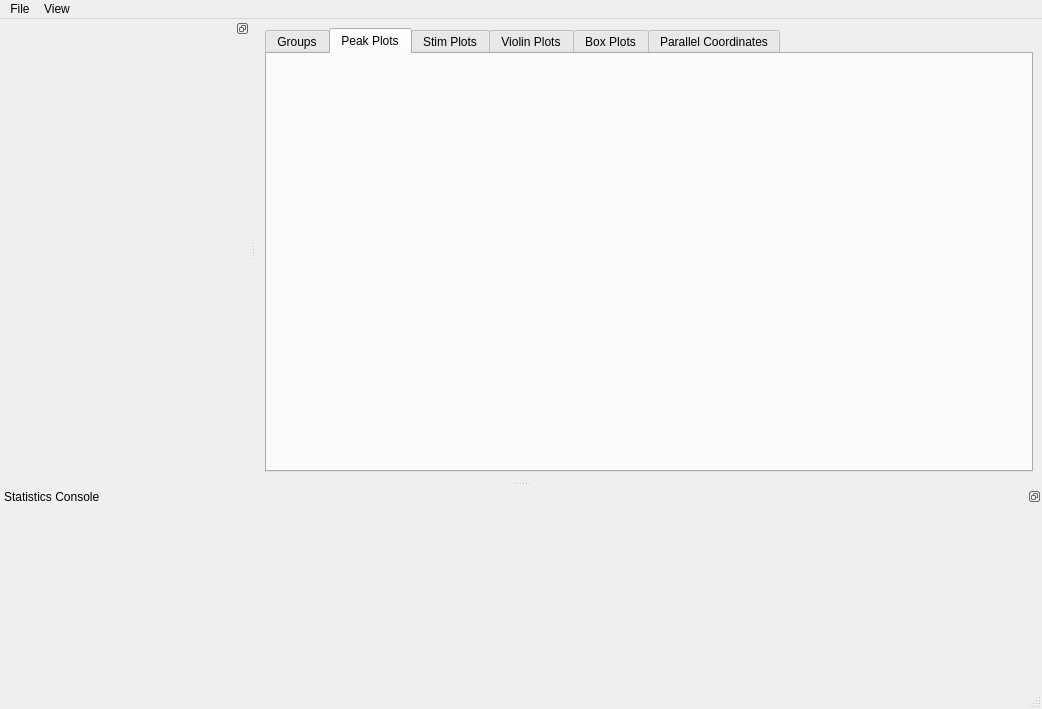
<?xml version="1.0" encoding="UTF-8"?>
<ui version="4.0">
 <class>MainWindow</class>
 <widget class="QMainWindow" name="MainWindow">
  <property name="geometry">
   <rect>
    <x>0</x>
    <y>0</y>
    <width>1042</width>
    <height>709</height>
   </rect>
  </property>
  <property name="windowTitle">
   <string>MainWindow</string>
  </property>
  <widget class="QWidget" name="centralwidget">
   <layout class="QGridLayout" name="gridLayout">
    <item row="0" column="0">
     <widget class="QTabWidget" name="tabWidget">
      <property name="enabled">
       <bool>true</bool>
      </property>
      <property name="currentIndex">
       <number>1</number>
      </property>
      <widget class="QWidget" name="groups_tab">
       <attribute name="title">
        <string>Groups</string>
       </attribute>
       <widget class="QListWidget" name="listwGroups">
        <property name="geometry">
         <rect>
          <x>10</x>
          <y>10</y>
          <width>411</width>
          <height>391</height>
         </rect>
        </property>
       </widget>
      </widget>
      <widget class="QWidget" name="peak_plot_tab">
       <attribute name="title">
        <string>Peak Plots</string>
       </attribute>
       <layout class="QGridLayout" name="gridLayout_2"/>
      </widget>
      <widget class="QWidget" name="stim_plots_tab">
       <attribute name="title">
        <string>Stim Plots</string>
       </attribute>
       <layout class="QGridLayout" name="gridLayout_6"/>
      </widget>
      <widget class="QWidget" name="violin_tab">
       <attribute name="title">
        <string>Violin Plots</string>
       </attribute>
       <layout class="QGridLayout" name="gridLayout_3"/>
      </widget>
      <widget class="QWidget" name="box_plot_tab">
       <attribute name="title">
        <string>Box Plots</string>
       </attribute>
      </widget>
      <widget class="QWidget" name="paracor_tab">
       <attribute name="title">
        <string>Parallel Coordinates</string>
       </attribute>
      </widget>
     </widget>
    </item>
   </layout>
  </widget>
  <widget class="QMenuBar" name="menubar">
   <property name="geometry">
    <rect>
     <x>0</x>
     <y>0</y>
     <width>1042</width>
     <height>23</height>
    </rect>
   </property>
   <widget class="QMenu" name="menuFile">
    <property name="title">
     <string>File</string>
    </property>
    <addaction name="actionSave_Statistics_DataFrame"/>
    <addaction name="actionOpen_Statistics_DataFrame"/>
    <addaction name="actionExport_Statistics_DataFrame"/>
    <addaction name="separator"/>
    <addaction name="actionSave_Group_Transmissions"/>
    <addaction name="actionLoad_Groups"/>
    <addaction name="actionExport_Groups"/>
    <addaction name="separator"/>
    <addaction name="actionSave_Incoming_Transmissions"/>
   </widget>
   <widget class="QMenu" name="menuView">
    <property name="title">
     <string>View</string>
    </property>
    <addaction name="actionConsole"/>
    <addaction name="actionControls_Dock"/>
   </widget>
   <addaction name="menuFile"/>
   <addaction name="menuView"/>
  </widget>
  <widget class="QStatusBar" name="statusbar"/>
  <widget class="QDockWidget" name="dockWidget">
   <property name="minimumSize">
    <size>
     <width>250</width>
     <height>66</height>
    </size>
   </property>
   <property name="features">
    <set>QDockWidget::DockWidgetFloatable|QDockWidget::DockWidgetMovable</set>
   </property>
   <property name="windowTitle">
    <string/>
   </property>
   <attribute name="dockWidgetArea">
    <number>1</number>
   </attribute>
   <widget class="QWidget" name="dockWidgetContents">
    <layout class="QGridLayout" name="gridLayout_5">
     <item row="0" column="0">
      <widget class="QStackedWidget" name="stackedWidget">
       <property name="currentIndex">
        <number>0</number>
       </property>
       <widget class="QWidget" name="stack_page_transmission_history"/>
       <widget class="QWidget" name="stack_page_curve_plots"/>
       <widget class="QWidget" name="stack_page_stim_plots"/>
       <widget class="QWidget" name="stack_page_violin_plots"/>
       <widget class="QWidget" name="stack_page_box_plots"/>
       <widget class="QWidget" name="stack_page_pc_plots"/>
      </widget>
     </item>
    </layout>
   </widget>
  </widget>
  <widget class="QDockWidget" name="dockConsole">
   <property name="minimumSize">
    <size>
     <width>59</width>
     <height>200</height>
    </size>
   </property>
   <property name="features">
    <set>QDockWidget::DockWidgetFloatable|QDockWidget::DockWidgetMovable</set>
   </property>
   <property name="windowTitle">
    <string>Statistics Console</string>
   </property>
   <attribute name="dockWidgetArea">
    <number>8</number>
   </attribute>
   <widget class="QWidget" name="dockWidgetContents_2"/>
  </widget>
  <action name="actionSave_Statistics_DataFrame">
   <property name="text">
    <string>Save Statistics DataFrame</string>
   </property>
  </action>
  <action name="actionSave_Group_Transmissions">
   <property name="text">
    <string>Save Groups</string>
   </property>
  </action>
  <action name="actionLoad_Groups">
   <property name="text">
    <string>Load Groups</string>
   </property>
  </action>
  <action name="actionConsole">
   <property name="checkable">
    <bool>true</bool>
   </property>
   <property name="text">
    <string>Console</string>
   </property>
  </action>
  <action name="actionSave_Incoming_Transmissions">
   <property name="text">
    <string>Save Incoming Raw Transmissions</string>
   </property>
  </action>
  <action name="actionOpen_Statistics_DataFrame">
   <property name="text">
    <string>Open Statistics DataFrame</string>
   </property>
  </action>
  <action name="actionControls_Dock">
   <property name="checkable">
    <bool>true</bool>
   </property>
   <property name="checked">
    <bool>true</bool>
   </property>
   <property name="text">
    <string>Controls Dock</string>
   </property>
  </action>
  <action name="actionExport_Statistics_DataFrame">
   <property name="text">
    <string>Export Statistics DataFrame</string>
   </property>
  </action>
  <action name="actionExport_Groups">
   <property name="text">
    <string>Export Groups</string>
   </property>
  </action>
 </widget>
 <resources/>
 <connections>
  <connection>
   <sender>actionConsole</sender>
   <signal>toggled(bool)</signal>
   <receiver>dockConsole</receiver>
   <slot>setVisible(bool)</slot>
   <hints>
    <hint type="sourcelabel">
     <x>-1</x>
     <y>-1</y>
    </hint>
    <hint type="destinationlabel">
     <x>520</x>
     <y>585</y>
    </hint>
   </hints>
  </connection>
  <connection>
   <sender>actionControls_Dock</sender>
   <signal>toggled(bool)</signal>
   <receiver>dockWidget</receiver>
   <slot>setVisible(bool)</slot>
   <hints>
    <hint type="sourcelabel">
     <x>-1</x>
     <y>-1</y>
    </hint>
    <hint type="destinationlabel">
     <x>112</x>
     <y>253</y>
    </hint>
   </hints>
  </connection>
  <connection>
   <sender>tabWidget</sender>
   <signal>currentChanged(int)</signal>
   <receiver>stackedWidget</receiver>
   <slot>setCurrentIndex(int)</slot>
   <hints>
    <hint type="sourcelabel">
     <x>294</x>
     <y>50</y>
    </hint>
    <hint type="destinationlabel">
     <x>122</x>
     <y>124</y>
    </hint>
   </hints>
  </connection>
 </connections>
</ui>
